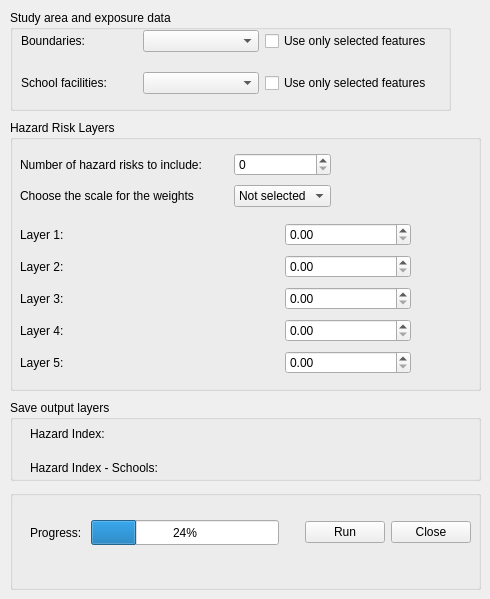
   <widget class="QWidget" name="hazard_risk_index">
    <widget class="QgsCollapsibleGroupBox" name="mGroupBox_areaExposure">
     <property name="geometry">
      <rect>
       <x>10</x>
       <y>10</y>
       <width>441</width>
       <height>101</height>
      </rect>
     </property>
     <property name="title">
      <string>Study area and exposure data</string>
     </property>
     <widget class="QWidget" name="layoutWidget">
      <property name="geometry">
       <rect>
        <x>11</x>
        <y>20</y>
        <width>411</width>
        <height>64</height>
       </rect>
      </property>
      <layout class="QGridLayout" name="gridLayout_6">
       <property name="horizontalSpacing">
        <number>6</number>
       </property>
       <property name="verticalSpacing">
        <number>20</number>
       </property>
       <item row="1" column="0">
        <widget class="QLabel" name="label_2">
         <property name="text">
          <string>School facilities: </string>
         </property>
        </widget>
       </item>
       <item row="0" column="0">
        <widget class="QLabel" name="label_pointlayer">
         <property name="text">
          <string>Boundaries: </string>
         </property>
        </widget>
       </item>
       <item row="0" column="2">
        <widget class="QCheckBox" name="hriBoundariesCBox">
         <property name="text">
          <string>Use only selected features</string>
         </property>
        </widget>
       </item>
       <item row="1" column="2">
        <widget class="QCheckBox" name="hriSchoolsCBox">
         <property name="text">
          <string>Use only selected features</string>
         </property>
        </widget>
       </item>
       <item row="0" column="1">
        <widget class="QgsMapLayerComboBox" name="hriBoundariesMLayerCB"/>
       </item>
       <item row="1" column="1">
        <widget class="QgsMapLayerComboBox" name="hriSchoolsMLayerCB"/>
       </item>
      </layout>
     </widget>
    </widget>
    <widget class="QgsCollapsibleGroupBox" name="groupbox_rasters">
     <property name="geometry">
      <rect>
       <x>10</x>
       <y>120</y>
       <width>471</width>
       <height>271</height>
      </rect>
     </property>
     <property name="title">
      <string>Hazard Risk Layers</string>
     </property>
     <widget class="QWidget" name="layoutWidget">
      <property name="geometry">
       <rect>
        <x>10</x>
        <y>100</y>
        <width>391</width>
        <height>161</height>
       </rect>
      </property>
      <layout class="QGridLayout" name="gridLayout_8">
       <item row="4" column="0">
        <widget class="QLabel" name="label_8">
         <property name="text">
          <string>Layer 5: </string>
         </property>
        </widget>
       </item>
       <item row="2" column="0">
        <widget class="QLabel" name="label_6">
         <property name="text">
          <string>Layer 3: </string>
         </property>
        </widget>
       </item>
       <item row="1" column="0">
        <widget class="QLabel" name="label_5">
         <property name="text">
          <string>Layer 2: </string>
         </property>
        </widget>
       </item>
       <item row="3" column="1">
        <widget class="QgsFileWidget" name="mQgsFileWidget_6"/>
       </item>
       <item row="0" column="2">
        <widget class="QgsDoubleSpinBox" name="mQgsDoubleSpinBox"/>
       </item>
       <item row="1" column="1">
        <widget class="QgsFileWidget" name="mQgsFileWidget_4"/>
       </item>
       <item row="3" column="0">
        <widget class="QLabel" name="label_7">
         <property name="text">
          <string>Layer 4: </string>
         </property>
        </widget>
       </item>
       <item row="0" column="1">
        <widget class="QgsFileWidget" name="mQgsFileWidget_3"/>
       </item>
       <item row="2" column="1">
        <widget class="QgsFileWidget" name="mQgsFileWidget_5"/>
       </item>
       <item row="0" column="0">
        <widget class="QLabel" name="label_4">
         <property name="text">
          <string>Layer 1: </string>
         </property>
        </widget>
       </item>
       <item row="4" column="1">
        <widget class="QgsFileWidget" name="mQgsFileWidget_7"/>
       </item>
       <item row="1" column="2">
        <widget class="QgsDoubleSpinBox" name="mQgsDoubleSpinBox_2"/>
       </item>
       <item row="2" column="2">
        <widget class="QgsDoubleSpinBox" name="mQgsDoubleSpinBox_3"/>
       </item>
       <item row="3" column="2">
        <widget class="QgsDoubleSpinBox" name="mQgsDoubleSpinBox_4"/>
       </item>
       <item row="4" column="2">
        <widget class="QgsDoubleSpinBox" name="mQgsDoubleSpinBox_5"/>
       </item>
      </layout>
     </widget>
     <widget class="QWidget" name="layoutWidget">
      <property name="geometry">
       <rect>
        <x>10</x>
        <y>30</y>
        <width>311</width>
        <height>61</height>
       </rect>
      </property>
      <layout class="QGridLayout" name="gridLayout_10">
       <item row="1" column="0">
        <widget class="QLabel" name="label_11">
         <property name="text">
          <string>Choose the scale for the weights</string>
         </property>
        </widget>
       </item>
       <item row="1" column="1">
        <spacer name="horizontalSpacer_3">
         <property name="orientation">
          <enum>Qt::Horizontal</enum>
         </property>
         <property name="sizeHint" stdset="0">
          <size>
           <width>40</width>
           <height>20</height>
          </size>
         </property>
        </spacer>
       </item>
       <item row="1" column="2">
        <widget class="QComboBox" name="comboBox">
         <item>
          <property name="text">
           <string>Not selected</string>
          </property>
         </item>
         <item>
          <property name="text">
           <string>0-1</string>
          </property>
         </item>
         <item>
          <property name="text">
           <string>0-10</string>
          </property>
         </item>
        </widget>
       </item>
       <item row="0" column="0">
        <widget class="QLabel" name="label_3">
         <property name="text">
          <string>Number of hazard risks to include: </string>
         </property>
        </widget>
       </item>
       <item row="0" column="1">
        <spacer name="horizontalSpacer_2">
         <property name="orientation">
          <enum>Qt::Horizontal</enum>
         </property>
         <property name="sizeHint" stdset="0">
          <size>
           <width>40</width>
           <height>20</height>
          </size>
         </property>
        </spacer>
       </item>
       <item row="0" column="2">
        <widget class="QgsSpinBox" name="hriNumberOfHazards"/>
       </item>
      </layout>
     </widget>
    </widget>
    <widget class="QgsCollapsibleGroupBox" name="mGroupBox_output">
     <property name="geometry">
      <rect>
       <x>10</x>
       <y>400</y>
       <width>471</width>
       <height>81</height>
      </rect>
     </property>
     <property name="title">
      <string>Save output layers</string>
     </property>
     <widget class="QWidget" name="layoutWidget">
      <property name="geometry">
       <rect>
        <x>20</x>
        <y>20</y>
        <width>431</width>
        <height>61</height>
       </rect>
      </property>
      <layout class="QGridLayout" name="gridLayout_9">
       <item row="0" column="0">
        <widget class="QLabel" name="label_9">
         <property name="text">
          <string>Hazard Index: </string>
         </property>
        </widget>
       </item>
       <item row="0" column="1">
        <widget class="QgsFileWidget" name="hriSaveHriFileWdgt"/>
       </item>
       <item row="1" column="0">
        <widget class="QLabel" name="label_10">
         <property name="text">
          <string>Hazard Index - Schools: </string>
         </property>
        </widget>
       </item>
       <item row="1" column="1">
        <widget class="QgsFileWidget" name="hriSaveHriSchoolsFileWdgt"/>
       </item>
      </layout>
     </widget>
    </widget>
    <widget class="QgsCollapsibleGroupBox" name="mGroupBox_2">
     <property name="geometry">
      <rect>
       <x>10</x>
       <y>490</y>
       <width>471</width>
       <height>100</height>
      </rect>
     </property>
     <widget class="QWidget" name="horizontalLayoutWidget">
      <property name="geometry">
       <rect>
        <x>20</x>
        <y>30</y>
        <width>441</width>
        <height>25</height>
       </rect>
      </property>
      <layout class="QHBoxLayout" name="horizontalLayout_4">
       <item>
        <widget class="QLabel" name="label_12">
         <property name="text">
          <string>Progress: </string>
         </property>
        </widget>
       </item>
       <item>
        <widget class="QProgressBar" name="progressBar">
         <property name="maximumSize">
          <size>
           <width>2500</width>
           <height>160</height>
          </size>
         </property>
         <property name="value">
          <number>24</number>
         </property>
        </widget>
       </item>
       <item>
        <spacer name="horizontalSpacer_5">
         <property name="orientation">
          <enum>Qt::Horizontal</enum>
         </property>
         <property name="sizeType">
          <enum>QSizePolicy::Fixed</enum>
         </property>
         <property name="sizeHint" stdset="0">
          <size>
           <width>20</width>
           <height>20</height>
          </size>
         </property>
        </spacer>
       </item>
       <item>
        <widget class="QPushButton" name="pushButton_4">
         <property name="text">
          <string>Run</string>
         </property>
        </widget>
       </item>
       <item>
        <widget class="QPushButton" name="pushButton">
         <property name="text">
          <string>Close</string>
         </property>
        </widget>
       </item>
      </layout>
     </widget>
    </widget>
   </widget>
